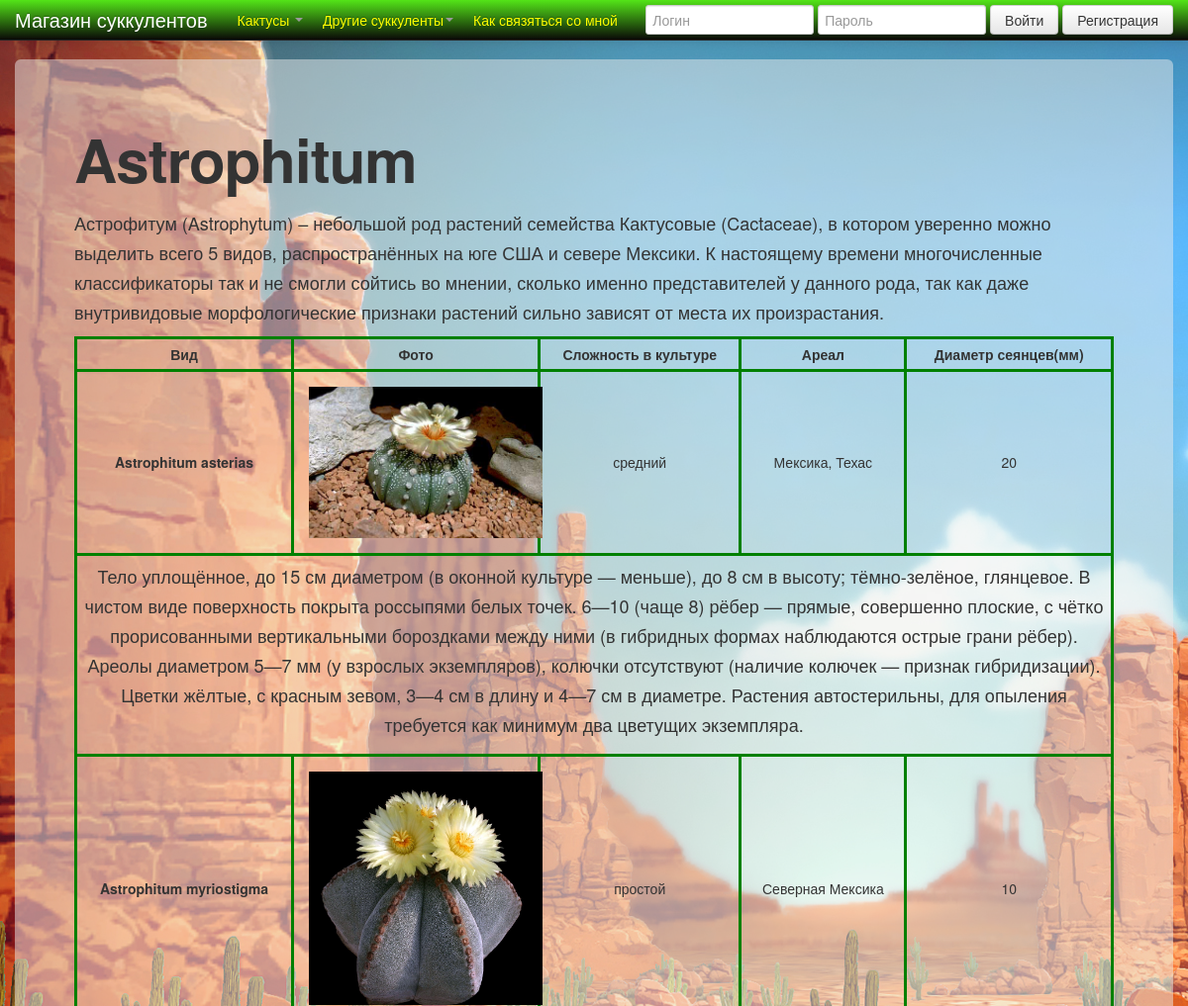
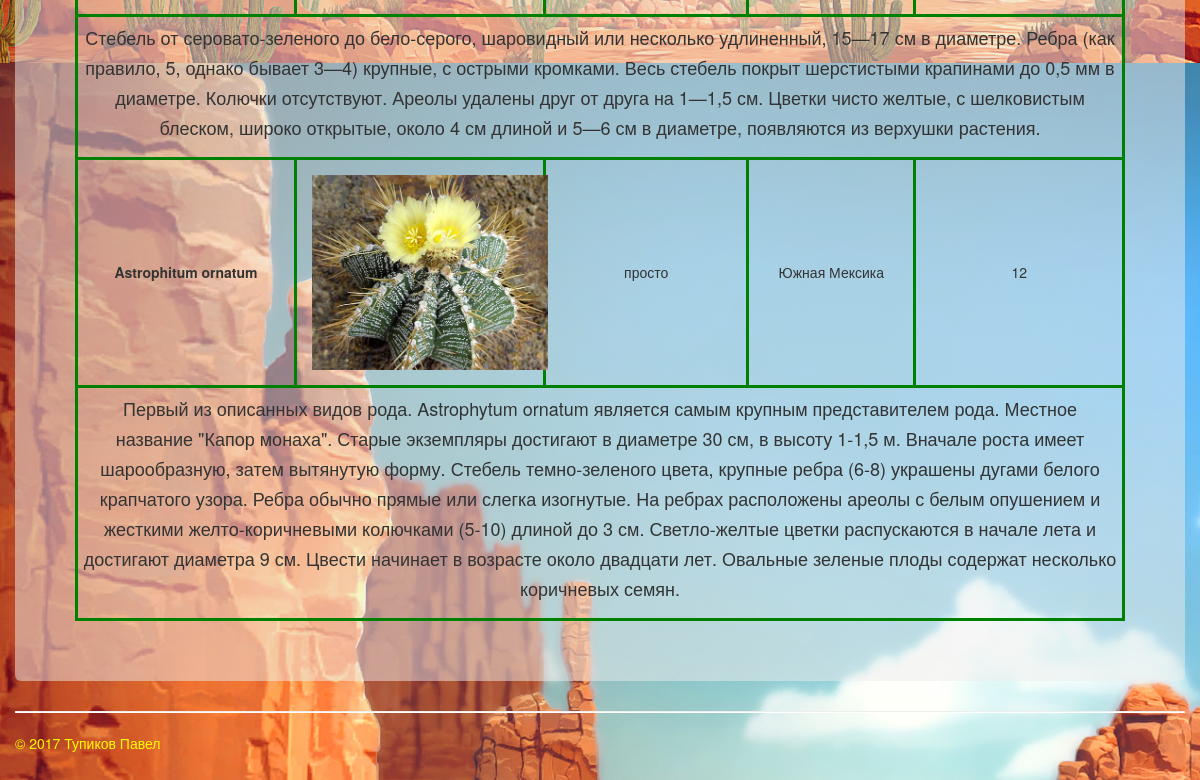
The page /cactus_view/1/ on the database its author committed (2 pictures, top to bottom).
### mainapp/models.py (models this page shows, shortened)
class CactusGenus(models.Model):
    name = models.CharField(verbose_name=u'Название', max_length=16, unique=True)
    description = models.TextField(verbose_name='Описание', blank=True)
    subfamily = models.ForeignKey(CactusSubfamily, verbose_name='Подсемейство', null=True)

class ViewCactus(models.Model):
    type = models.CharField(verbose_name=u'Название', max_length=32, unique=True)
    genus = models.ForeignKey(CactusGenus, verbose_name='Род', null=True)
    image = models.ImageField(verbose_name='Картинка', blank=True)
    complexity_of_cultivation = models.CharField(verbose_name='Сложность выращивания', max_length=16)
    price = models.FloatField(verbose_name='Цена', blank=True)
    area = models.CharField(verbose_name=u'Меcто прозизрастания', max_length=32, unique=True)
    diametr = models.CharField(verbose_name=u'Диаметр сеянцев(мм)', max_length=32, unique=True)
    description = models.TextField(verbose_name='Описание', blank=True)

### mainapp/views.py (the view)
# urls.py: url(r'^cactus_view/(\d+)/$', cactus_view, name='cactus_view'),
def cactus_view(request, id):
    Genus = get_object_or_404(CactusGenus, id=id)
    Cactus = ViewCactus.objects.filter(genus_id=id)
    return render(request, 'cactus_view.html', {'Genus': Genus, 'Cactus': Cactus})

### mainapp/templates/cactus_view.html (shortened to what this page needs)
{% extends "base.html" %}
{% block content %}
{% load staticfiles %}
<h1>{{Genus.name}}  </h1>
<br>
<p>{{Genus.description}}</p>
<table class="table_plants">
    <tr>
        <th>Вид</th>
        <th>Фото</th>
        <th>Сложность в культуре</th>
        <th>Ареал</th>
        <th>Диаметр сеянцев(мм)</th>
    </tr>
{% for Cac in Cactus %}
    <tr>
        <td><b>{{Genus.name}} {{Cac.type}}</b></td>
        <td><img src='/media/cactus_plants/{{Cac.image }}' height="150" width="250" style="float:left;
                    display:inline ; margin:10px"></td>
        <td>{{Cac.complexity_of_cultivation}}</td>
        <td>{{Cac.area}}</td>
        <td>{{Cac.diametr}}</td>
    </tr>
    <tr>
        {% if user.is_authenticated %}
        <td colspan="7" ><p>{{Cac.description}}</p></td>
        {% else %}
        <td colspan="6" ><p>{{Cac.description}}</p></td>
        {% endif %}
    </tr>
{% endfor %}
</table>
{% endblock%}

### mainapp/templates/base.html (shortened to what this page needs)
{% load staticfiles %}
<!DOCTYPE html>
<html lang="ru">
<head>
    <link href= "{% static 'css/bootstrap.css' %}" rel="stylesheet">
    <link href= "{% static 'css/bootstrap-responsive.css' %}" rel="stylesheet">
    <link href= "{% static 'css/my-styles.css' %}" rel="stylesheet">
  </head>
  <body style='background: url("{% static "/img/phone3.jpg" %}") !important ;'>
    <div class="navbar navbar-inverse navbar-fixed-top">
      <div class="navbar-inner">
        <div class="container">
          <a class="brand" href="{% url 'main' %}">Магазин суккулентов</a>
          <div class="nav-collapse collapse">
            <ul class="nav">
              <li class="dropdown"><a href=""class="dropdown-toggle" data-toggle="dropdown">Кактусы  <b class="caret"></b></a>
              </li>
              <li class="dropdown"><a href=""class="dropdown-toggle" data-toggle="dropdown">Другие суккуленты<b class="caret"></b></a>
              </li>
              <li><a href="{% url 'about' %}">Как связяться со мной</a></li>
            </ul>
            {% include 'inc-login_form.html' %}
          </div>
        </div>
      </div>
    </div>
    <div class="container">
      <div class="hero-unit" id="con">
        {% block content %}
        {% endblock%}
      </div>
    <footer class="footer">
        <hr>
        <p style="color:yellow">© {%now "Y" %} Тупиков Павел</p>
    </footer>
    </div>
  </body>
</html>

### mainapp/templates/inc-login_form.html (shortened to what this page needs)
{% if not user.is_authenticated %}
            <form class="navbar-form pull-right" method="post" action="/user/login/" >{% csrf_token %}
                <input class="span2" type="text" name="login" placeholder="Логин">
                <input class="span2" type="password"  name="password" placeholder="Пароль">
                <button  type="submit" class="btn">Войти</button>
                <a  class="btn" href="/user/registration/">Регистрация</a>
            </form>
{% endif %}

### static/css/my-styles.css (style rules this page uses)
.navbar-inverse .navbar-inner { background-image: linear-gradient(to bottom, #53e418, #0a0907); }
.navbar-inverse .brand, .navbar-inverse .nav > li > a { color: #FFFF00; }
body { padding-top: 60px; padding-bottom: 25px; background-repeat: no-repeat; background-size: 100% }
#con { background-color:rgba(238,238,238,0.5); }
* { margin: 0; padding: 0; }
.hero-unit { min-height: calc(80vh - 100px); min-height: calc(70vh - 100px); }
.table_plants { border:3px solid black; text-align:center; }
td,th { border:3px solid green; padding:5px; }

### rows shown on the page
CactusGenus: name "Astrophitum", description "Астрофитум (Astrophytum) – небольшой род растений семейства Кактусовые (Cactaceae), в котором уверенно можно выделить всего 5 видов, распространённых на юге США и севере Мексики. К настоящему времени многочисленные классификаторы так и не смогли сойтись во мнении, сколько именно представителей у данного рода, так как даже внутривидовые морфологические признаки растений сильно зависят от места их произрастания."
ViewCactus: type "asterias", image (picture), complexity_of_cultivation "средний", area "Мексика, Техас", diametr "20", description "Тело уплощённое, до 15 см диаметром (в оконной культуре — меньше), до 8 см в высоту; тёмно-зелёное, глянцевое. В чистом виде поверхность покрыта россыпями белых точек. 6—10 (чаще 8) рёбер — прямые, совершенно плоские, с чётко прорисованными вертикальными бороздками между ними (в гибридных формах наблюдаются острые грани рёбер). Ареолы диаметром 5—7 мм (у взрослых экземпляров), колючки отсутствуют (наличие колючек — признак гибридизации). Цветки жёлтые, с красным зевом, 3—4 см в длину и 4—7 см в диаметре. Растения автостерильны, для опыления требуется как минимум два цветущих экземпляра."
ViewCactus: type "myriostigma", image (picture), complexity_of_cultivation "простой", area "Северная Мексика", diametr "10", description "Стебель от серовато-зеленого до бело-серого, шаровидный или несколько удлиненный, 15—17 см в диаметре. Ребра (как правило, 5, однако бывает 3—4) крупные, с острыми кромками. Весь стебель покрыт шерстистыми крапинами до 0,5 мм в диаметре. Колючки отсутствуют. Ареолы удалены друг от друга на 1—1,5 см. Цветки чисто желтые, с шелковистым блеском, широко открытые, около 4 см длиной и 5—6 см в диаметре, появляются из верхушки растения."
ViewCactus: type "ornatum", image (picture), complexity_of_cultivation "просто", area "Южная Мексика", diametr "12", description "Первый из описанных видов рода. Astrophytum ornatum является самым крупным представителем рода. Местное название \"Капор монаха\". Старые экземпляры достигают в диаметре 30 см, в высоту 1-1,5 м. Вначале роста имеет шарообразную, затем вытянутую форму. Стебель темно-зеленого цвета, крупные ребра (6-8) украшены дугами белого крапчатого узора. Ребра обычно прямые или слегка изогнутые. На ребрах расположены ареолы с белым опушением и жесткими желто-коричневыми колючками (5-10) длиной до 3 см. Светло-желтые цветки распускаются в начале лета и достигают диаметра 9 см. Цвести начинает в возрасте около двадцати лет. Овальные зеленые плоды содержат несколько коричневых семян."
